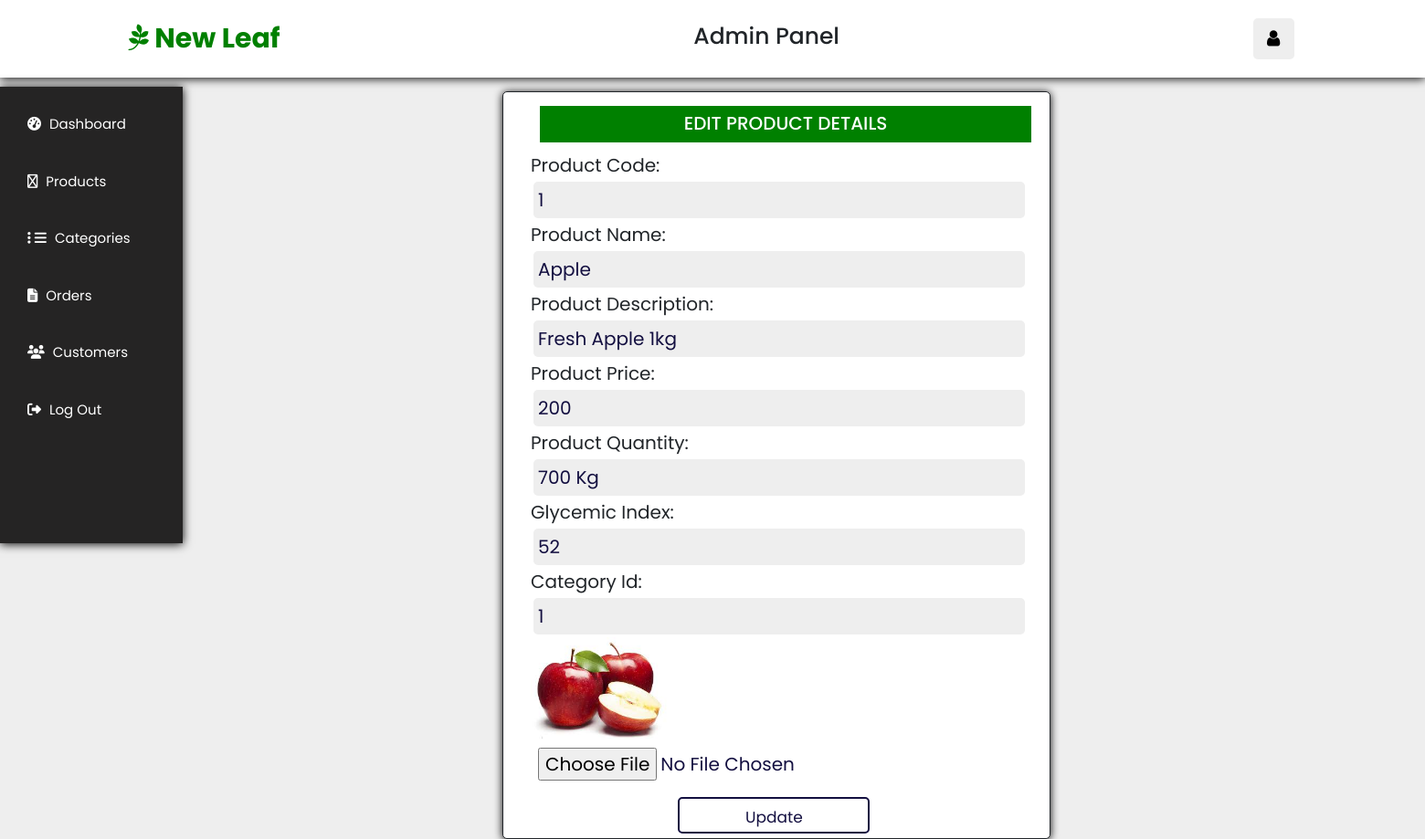
Page /New_Leaf_Grocery_Admin/updateProducts.php?id=1 (signed in) on the committed database.
### tables this page shows
CREATE TABLE `adproduct` (
  `product_code` int(100) NOT NULL,
  `product_name` varchar(60) NOT NULL,
  `product_desc` varchar(100) NOT NULL,
  `product_img_name` varchar(100) NOT NULL,
  `price` decimal(10,0) NOT NULL,
  `product_qty` varchar(1000) NOT NULL,
  `gi_index` int(5) NOT NULL,
  `isActive` int(10) NOT NULL,
  `c_id` varchar(100) NOT NULL
);

### New_Leaf_Grocery_Admin/updateProducts.php (the view, shortened to what this page needs)
<?php
if(isset($_SESSION['email'])){
include_once('dashboard.php');
$serverName= "localhost";
$hostName = "root";
$password= "";
$dbname="new_leaf_mart";
$con = mysqli_connect($serverName,$hostName,$password,$dbname);
$id= $_GET["id"];
$sql="SELECT `product_code`,`product_name`,`product_img_name`, `product_desc`, `price`, `product_qty`,`gi_index`,`c_id` FROM adproduct where product_code='$id'";
$result=mysqli_query($con,$sql);
$row=mysqli_fetch_array($result);
?>
<!DOCTYPE html>
<html lang="en">
<head>
</head>
<body>
    <div class="addProduct">
    <form class="addProducts-form" enctype="multipart/form-data" method="post">
        <h3>Edit Product Details</h3>
        Product Code:<input type="text" id="product-code" name="product-code" class="box" value="<?php echo $row['product_code'];?>" required="True">
        Product Name:<input type="text" id="product-name" name="product-name" class="box" value="<?php echo $row['product_name'];?>" required="True">
        Product Description:<input type="text" id="product-desc" name="product-desc" class="box" value="<?php echo $row['product_desc'];?>"  required="True">
        Product Price:<input type="text" id="product-price" name="product-price" class="box" value="<?php echo $row['price'];?>" required="True">
        Product Quantity:<input type="text" id="product-qty" name="product-qty" class="box" value="<?php echo $row['product_qty'];?>" required="True">
        Glycemic Index:<input type="text" id="gi-index" name="gi-index" class="box" value="<?php echo $row['gi_index'];?>" required="True">
        Category Id:<input type="text" id="category-id" name="category-id" class="box" value="<?php echo $row['c_id'];?>" required="True">
        <img src="<?php echo $row['product_img_name']?>" length="150" width="150" alt="">
        <input type="file" id="product-photo" name="product-photo" accept="image/png, image/jpeg, image/jpg" placeholder="select Product Photo" class="box1" required="true" />
        <input type="submit" id="update" name="update" class="btnn1" value="Update"><br>
   </form>
   </div>
</body>
</html>
<?php
}
else{
    echo "<script>alert('Login To Continue')</script>";
    print'<script>window.location.assign("index.php");</script>';
}
?>

### New_Leaf_Grocery_Admin/adminstyle2.css (style rules this page uses)
:root { --green:green; --black:#130f40; --light-color:#363434; --box-shadow:0 .1rem 1rem rgba(0,0,0.1); --border:.2rem solid rgba(0,0,0.1); --outline:.1rem solid rgba(0,0,0.1); --outline-hover:.2rem solid var(--black); }
* { font-family: 'Poppins', sans-serif; margin:0; padding:0; box-sizing: border-box; outline:none; border:none; text-decoration: none; text-transform: capitalize; }
html { font-size: 62.5%; overflow-x: hidden; scroll-behavior: smooth; scroll-padding-top: 7rem; }
body { background: #eee; }
h3 { font-size: 2.5rem; }
.btnn1 { border: .2rem solid var(--black); margin-top: 1rem; display: inline-block; padding: .8rem 3rem; font-size: 1.7rem; border-radius: .5rem; color: var(--black); cursor: pointer; background: none; width: 21rem; height: 4rem; margin-left: 30%; }
.addProduct { position: relative; top: 10rem; left: 55rem; align-items: center; }
.addProducts-form { font-size: 2rem; border: 1px solid; display: block; padding: .5rem 3rem; width: 60rem; box-shadow: var(--box-shadow); border-radius: .5rem; background: white; }
.addProducts-form h3 { padding: 0.7rem; margin: 1rem; top: .5rem; width: 100%; font-size: 2rem; height: 4rem; text-transform: uppercase; color: white; background:green; text-align: center; }
.addProducts-form .box { width: 100%; border: 0px solid; margin: .3rem; background: #eee; border-radius: .5rem; padding: .5rem; color: var(--black); }
.addProducts-form .box1 { width: 100%; border: 0px solid; margin: .3rem; border-radius: .5rem; padding: .5rem; color: var(--black); }

### rows in the picture
adproduct: product-code "1", product-name "Apple", product-desc "Fresh Apple 1kg", product-price "200", product-qty "700 kg", gi-index "52", category-id "1", product_img_name (picture)
